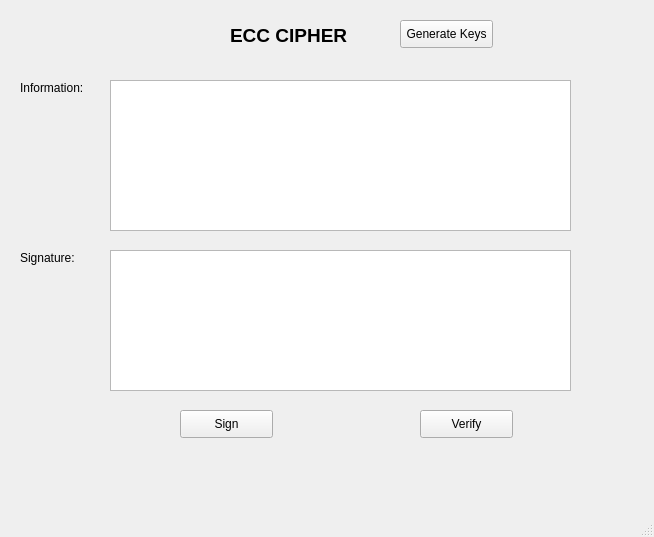
<?xml version="1.0" encoding="UTF-8"?>
<ui version="4.0">
 <class>MainWindow</class>
 <widget class="QMainWindow" name="MainWindow">
  <property name="geometry">
   <rect>
    <x>0</x>
    <y>0</y>
    <width>654</width>
    <height>537</height>
   </rect>
  </property>
  <property name="windowTitle">
   <string>MainWindow</string>
  </property>
  <widget class="QWidget" name="centralwidget">
   <widget class="QLabel" name="label">
    <property name="geometry">
     <rect>
      <x>230</x>
      <y>20</y>
      <width>151</width>
      <height>31</height>
     </rect>
    </property>
    <property name="font">
     <font>
      <pointsize>14</pointsize>
      <weight>75</weight>
      <bold>true</bold>
     </font>
    </property>
    <property name="text">
     <string>ECC CIPHER</string>
    </property>
   </widget>
   <widget class="QLabel" name="label_2">
    <property name="geometry">
     <rect>
      <x>20</x>
      <y>80</y>
      <width>81</width>
      <height>16</height>
     </rect>
    </property>
    <property name="text">
     <string>Information:</string>
    </property>
   </widget>
   <widget class="QLabel" name="label_3">
    <property name="geometry">
     <rect>
      <x>20</x>
      <y>250</y>
      <width>71</width>
      <height>16</height>
     </rect>
    </property>
    <property name="text">
     <string>Signature:</string>
    </property>
   </widget>
   <widget class="QTextEdit" name="txt_info">
    <property name="geometry">
     <rect>
      <x>110</x>
      <y>80</y>
      <width>461</width>
      <height>151</height>
     </rect>
    </property>
   </widget>
   <widget class="QTextEdit" name="txt_sign">
    <property name="geometry">
     <rect>
      <x>110</x>
      <y>250</y>
      <width>461</width>
      <height>141</height>
     </rect>
    </property>
   </widget>
   <widget class="QPushButton" name="btn_gen_keys">
    <property name="geometry">
     <rect>
      <x>400</x>
      <y>20</y>
      <width>93</width>
      <height>28</height>
     </rect>
    </property>
    <property name="text">
     <string>Generate Keys</string>
    </property>
   </widget>
   <widget class="QPushButton" name="btn_sign">
    <property name="geometry">
     <rect>
      <x>180</x>
      <y>410</y>
      <width>93</width>
      <height>28</height>
     </rect>
    </property>
    <property name="text">
     <string>Sign</string>
    </property>
   </widget>
   <widget class="QPushButton" name="btn_verify">
    <property name="geometry">
     <rect>
      <x>420</x>
      <y>410</y>
      <width>93</width>
      <height>28</height>
     </rect>
    </property>
    <property name="text">
     <string>Verify</string>
    </property>
   </widget>
  </widget>
  <widget class="QMenuBar" name="menubar">
   <property name="geometry">
    <rect>
     <x>0</x>
     <y>0</y>
     <width>654</width>
     <height>26</height>
    </rect>
   </property>
  </widget>
  <widget class="QStatusBar" name="statusbar"/>
 </widget>
 <resources/>
 <connections/>
</ui>
